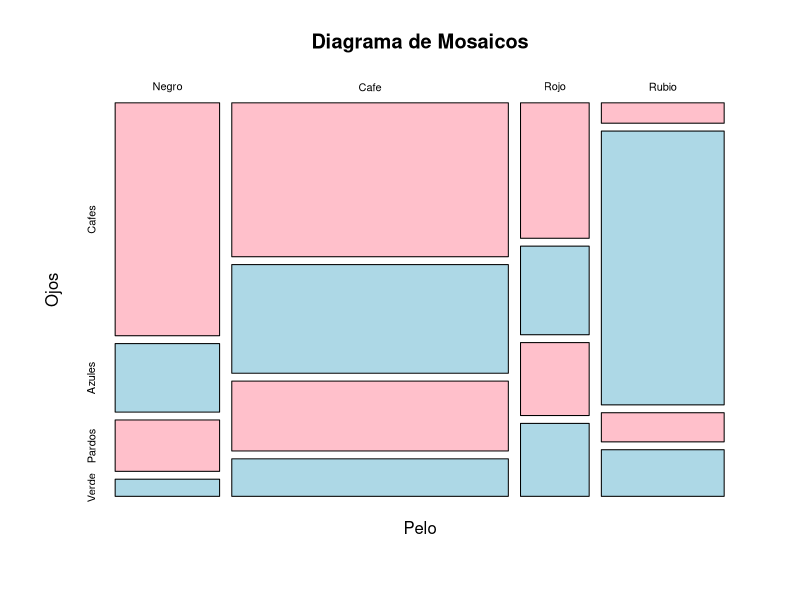
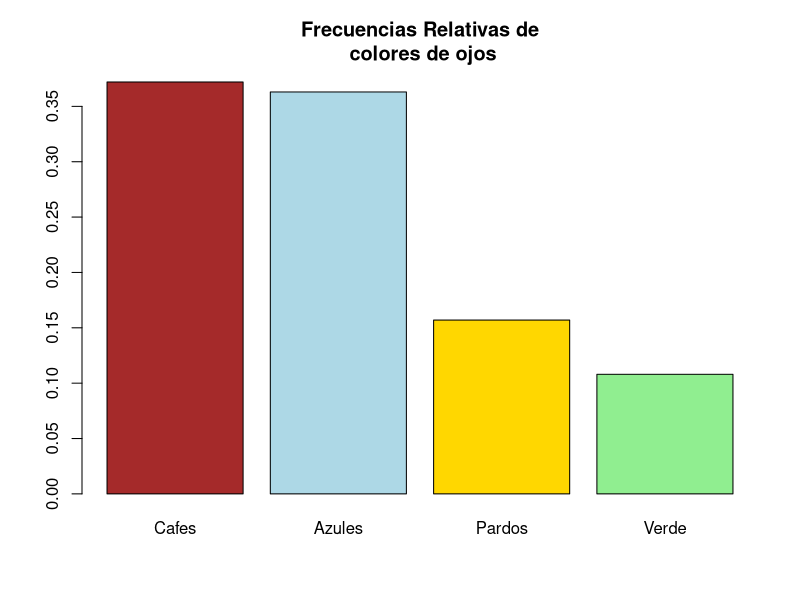
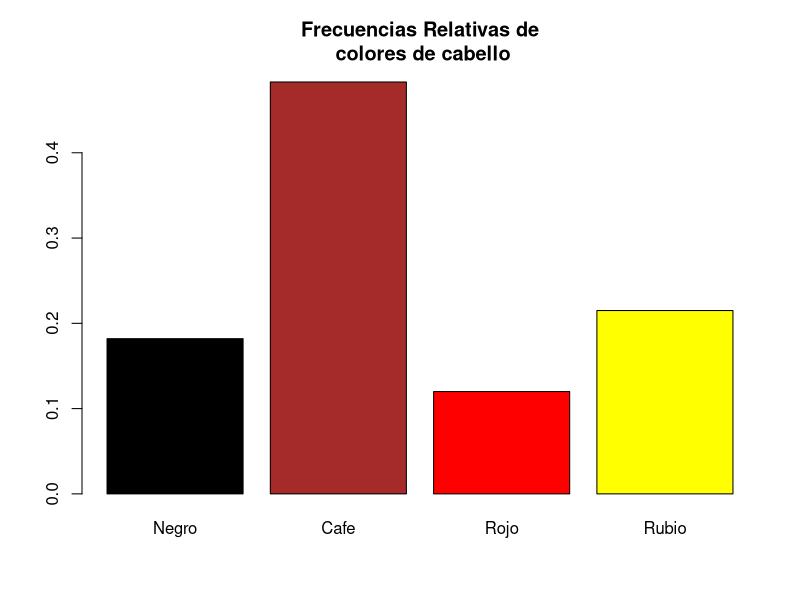
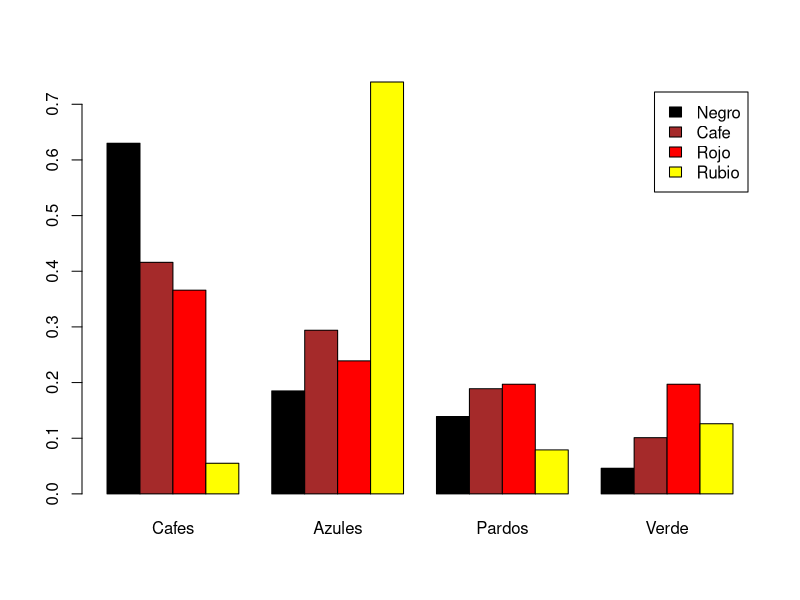
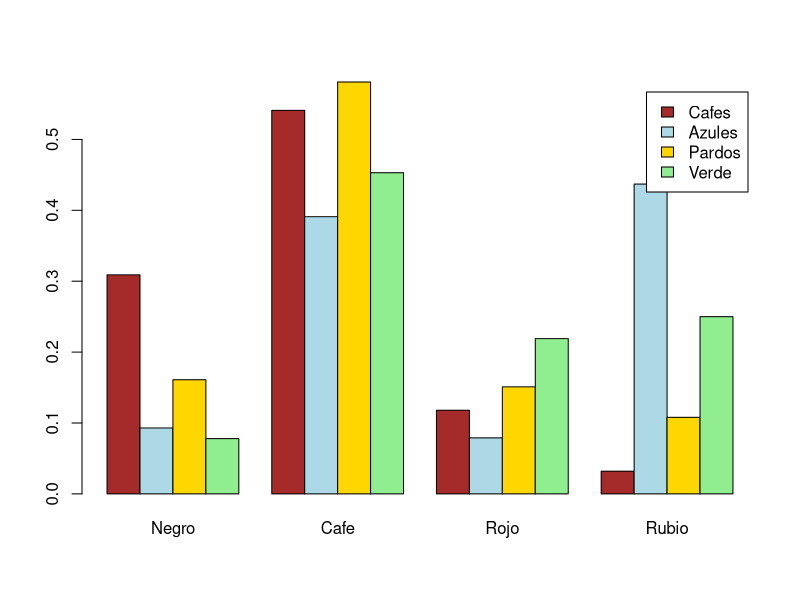

Write the R code that produced these figures, in order.
#Juntar color de ojjos y pelo sin distinguir sexo

male <- HairEyeColor[, ,"Male"]
female <- HairEyeColor[, ,"Female"]
data <- as.table(male+female)
data

#Manipulacion de datos
dimnames(data)
dimnames(data) = list(
  Pelo = c("Negro", "Cafe", "Rojo", "Rubio"),
  Ojos = c("Cafes", "Azules", "Pardos", "Verde")
)
dimnames(data)

mosaicplot(data, col = c("PinK", "LightBlue"), main = "Diagrama de Mosaicos")

#Datos numericos

sum(data)

colSums(data)
rowSums(data)
round(prop.table(colSums(data)),3)
round(prop.table(rowSums(data)),3)


barplot(round(prop.table(colSums(data)),3), col = c("Brown","LightBlue","Gold", "LightGreen"), main = "Frecuencias Relativas de\n colores de ojos")
barplot(round(prop.table(rowSums(data)),3), col = c("Black","Brown","Red", "Yellow"), main = "Frecuencias Relativas de\n colores de cabello")
round(prop.table(data),3)
round(prop.table(data, margin = 1), 3)
round(prop.table(data, margin = 2), 3)

barplot(round(prop.table(data, margin = 1), 3), col = c("Black","Brown","Red", "Yellow"), beside = TRUE, legend.text = TRUE)
barplot(round(t(prop.table(data, margin = 2)), 3), col = c("Brown","LightBlue","Gold", "LightGreen"), beside = TRUE, legend.text = TRUE)

